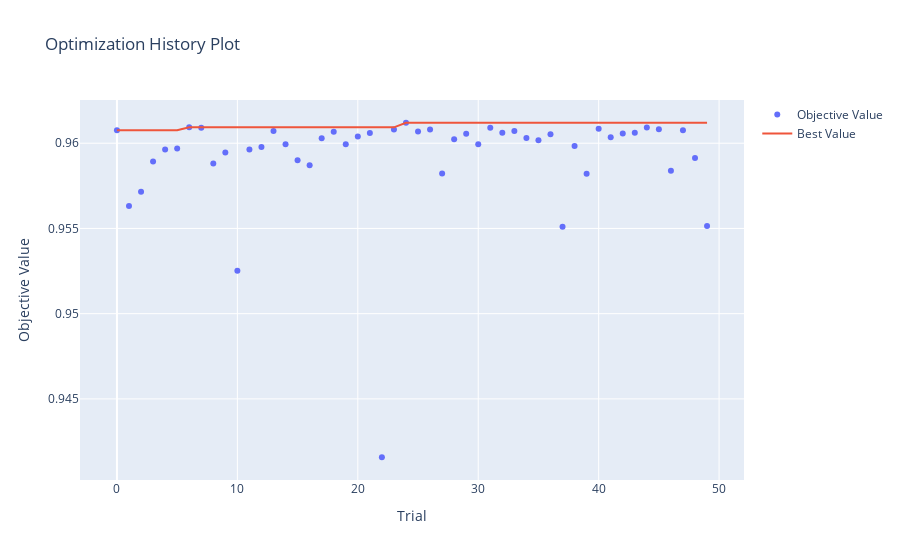
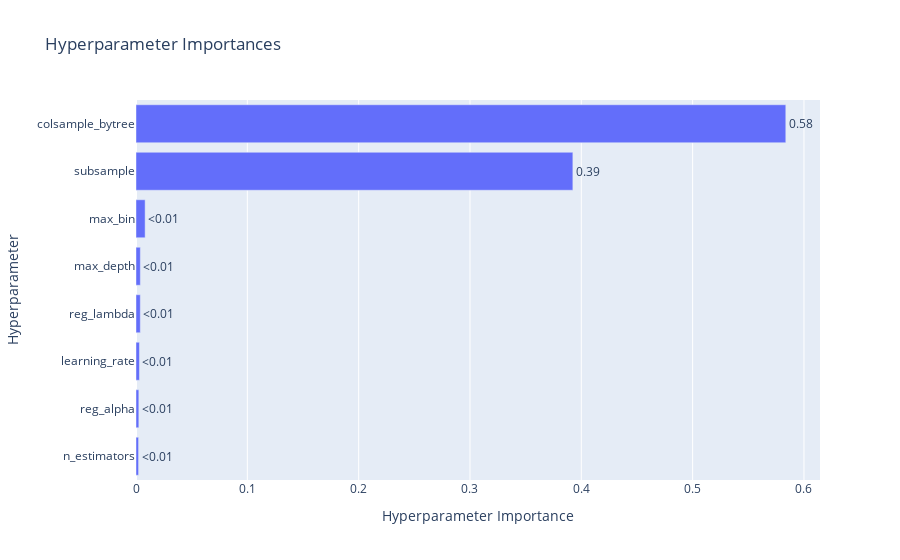
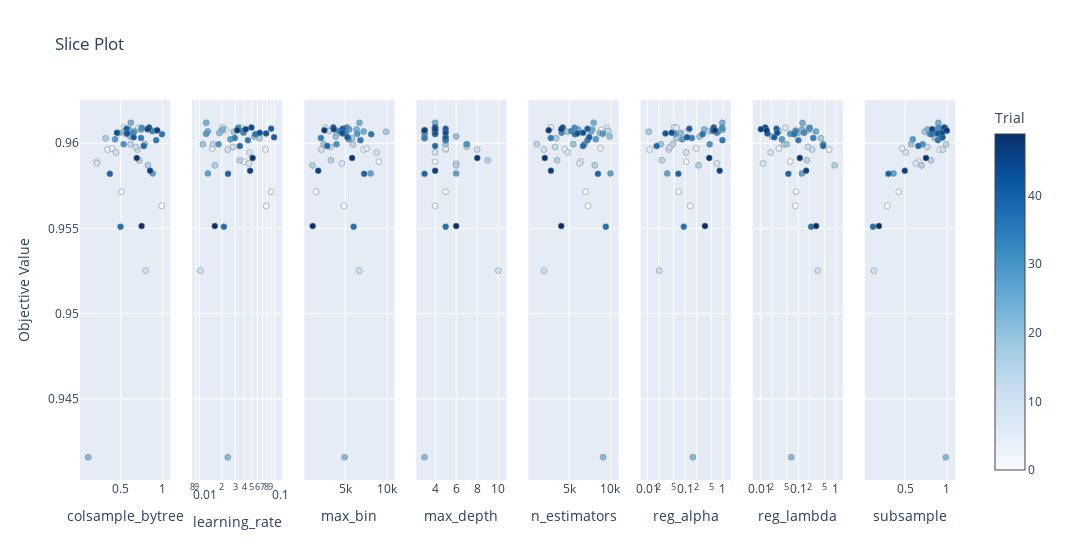
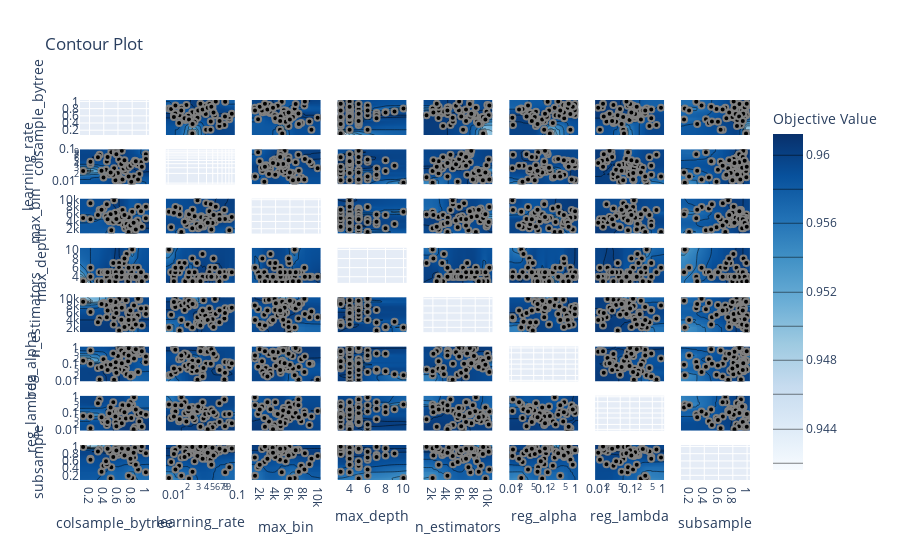

The cell these charts' notebook holds for them, in order:
### Code cell
from optuna.visualization import plot_optimization_history, plot_param_importances, plot_slice, plot_contour, plot_parallel_coordinate

plot_optimization_history(study).show()
plot_param_importances(study).show()
plot_slice(study).show()
plot_contour(study).show()
plot_parallel_coordinate(study).show()
